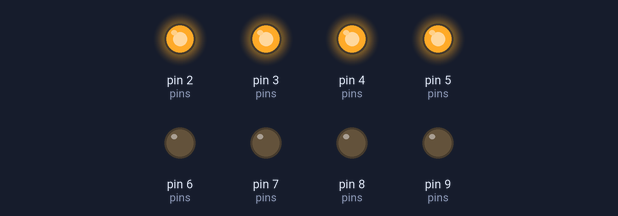
Simulated run of this sketch. Board: Arduino Uno, built with avr-gcc and run on an emulated ATmega328P. Parts: output pins drawn as LEDs (lit = HIGH). What the sketch prints to the serial monitor is not drawn.

Above: at 0.5 s.
At 3.5 s:
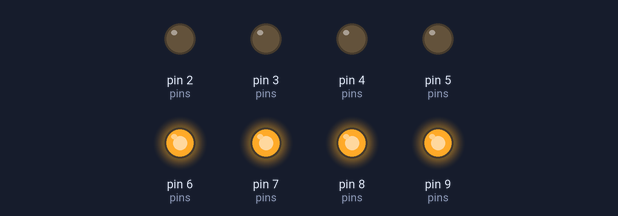
Timing chart, 0 to 4.6 s (numbered marks = the images above):
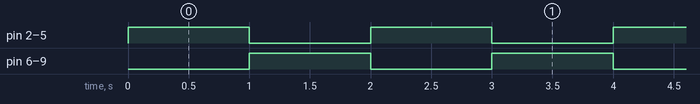

The sketch:

sketch_digio.ino
```cpp
#include <ByteIO.h>

ByteIO bio;
void setup() {

  Serial.begin(9600);
  byte pins[8]={2,3,4,5,6,7,8,9};
  bio.setParallel(pins);
}

void loop() {
  bio.write(0x0F);
  delay(1000);
  bio.write(0xF0);
  delay(1000);
  // put your main code here, to run repeatedly:

}
```

Measured:
- by itself, pin 2 (pins), pin 3 (pins), pin 4 (pins), pin 5 (pins), pin 6 (pins), pin 7 (pins), pin 8 (pins), pin 9 (pins): alternates HIGH for 1.0 s and LOW for 1.0 s
